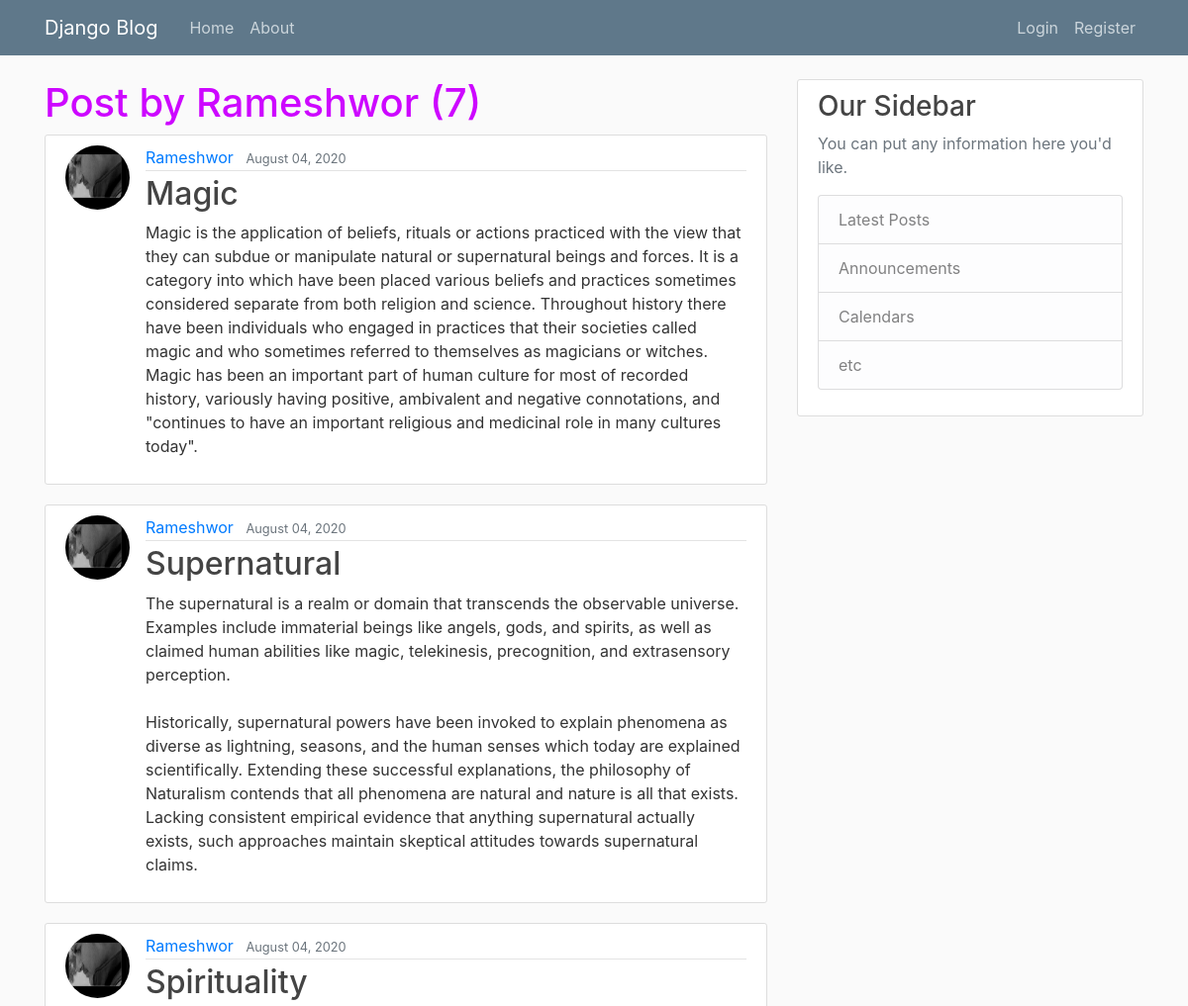
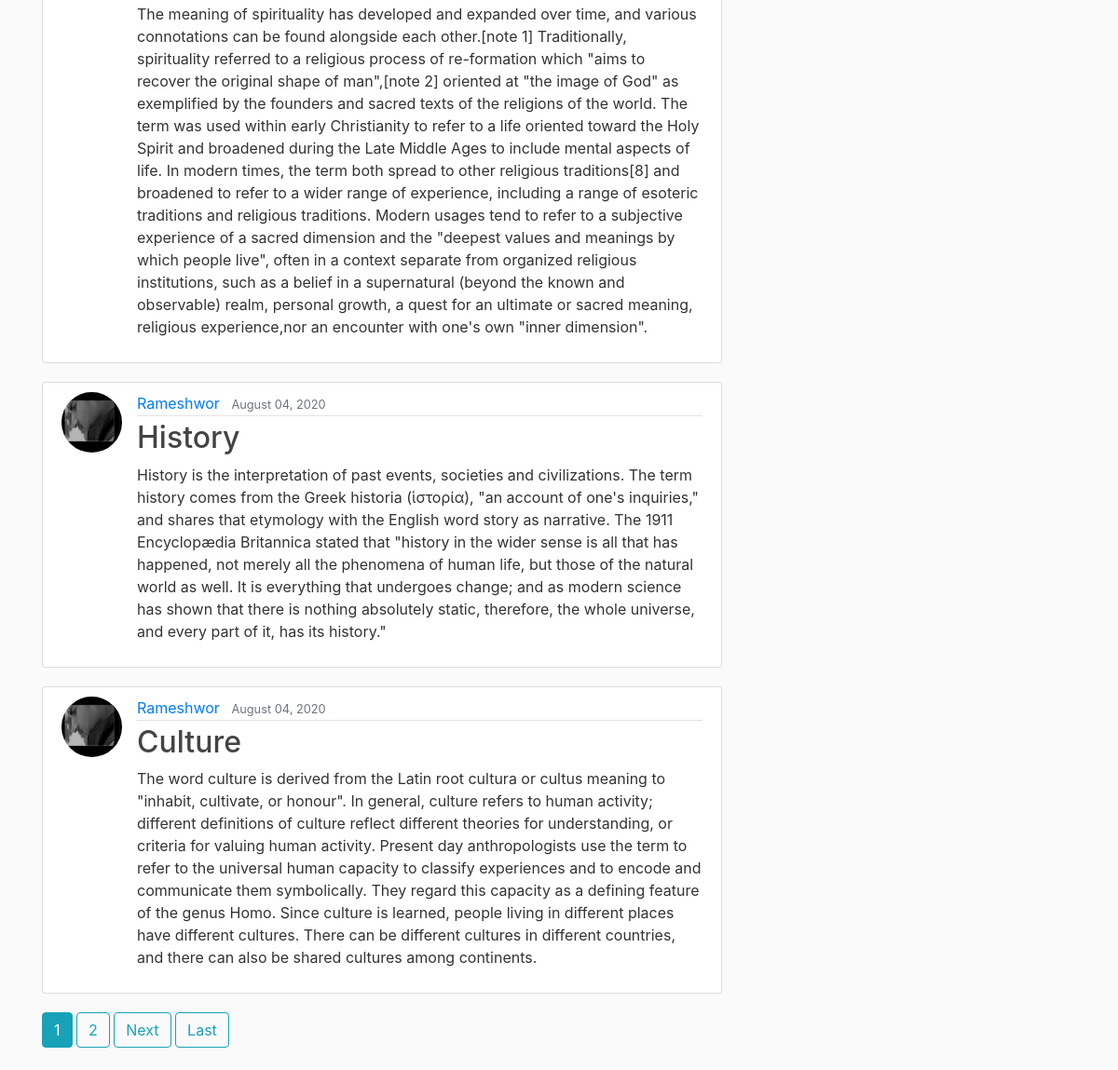
/user/Rameshwor, run on the app's committed database (2 pictures, top to bottom).
### blog/models.py (models this page shows, shortened)
class Post(models.Model):
    title = models.CharField(max_length=100)
    content = models.TextField()
    date = models.DateTimeField(default=timezone.now)
    author = models.ForeignKey(User, on_delete=models.CASCADE)

### users/models.py (models this page shows, shortened)
class Profile(models.Model):
    user = models.OneToOneField(User, on_delete=models.CASCADE)
    image = models.ImageField(default='default.jpg', upload_to='profile_pics')

### blog/views.py (the view)
# urls.py: path('user/<str:username>', UserPostListView.as_view(), name='user-posts'),
class UserPostListView(ListView):
    model = Post
    template_name = 'blog/user_posts.html'
    context_object_name = 'posts'
    paginate_by = 5
    def get_queryset(self):
        user=get_object_or_404(User,username=self.kwargs.get('username'))
        return Post.objects.filter(author=user).order_by('-date')

### blog/templates/blog/user_posts.html (shortened to what this page needs)
{% extends "blog/base.html" %}
{% block content %}
    <h1 style="color: rgb(205, 7, 255);">Post by {{ view.kwargs.username  }} ({{ page_obj.paginator.count }})</h1>
    {% for post in posts %}
    <article class="media content-section">
      <img class="rounded-circle article-img" src="{{ post.author.profile.image.url }}" alt="" srcset="">
        <div class="media-body">
          <div class="article-metadata">
            <a class="mr-2" href="{% url 'user-posts' post.author.username %}">{{ post.author }}</a>
            <small class="text-muted">{{ post.date|date:"F d, Y" }}</small>
          </div>
          <h2><a class="article-title" href="{% url 'post-detail' post.id  %}">{{ post.title }}</a></h2>
          <p class="article-content">{{ post.content }}</p>
        </div>
      </article>
    {%endfor%}
    {% if is_paginated %}
    {% for num in page_obj.paginator.page_range %}
      {% if page_obj.number == num %}
        <a class="btn btn-info mb-4" href="?page={{ num }}">{{ num }}</a>
      {% elif num > page_obj.number|add:'-3' and num < page_obj.number|add:'3' %}
        <a class="btn btn-outline-info mb-4" href="?page={{ num }}">{{ num }}</a>
      {% endif %}
    {% endfor %}
    {% if page_obj.has_next %}
      <a class="btn btn-outline-info mb-4" href="?page={{ page_obj.next_page_number }}">Next</a>
      <a class="btn btn-outline-info mb-4" href="?page={{ page_obj.paginator.num_pages }}">Last</a>
    {% endif %}
  {% endif %}
{% endblock content %}

### blog/static/blog/main.css (style rules this page uses)
body { background: #fafafa; color: #333333; margin-top: 5rem; }
h1, h2, h3, h4, h5, h6 { color: #444444; }
.content-section { background: #ffffff; padding: 10px 20px; border: 1px solid #dddddd; border-radius: 3px; margin-bottom: 20px; }
.article-title { color: #444444; }
.article-content { white-space: pre-line; }
.article-img { height: 65px; width: 65px; margin-right: 16px; }
.article-metadata { padding-bottom: 1px; margin-bottom: 4px; border-bottom: 1px solid #e3e3e3 }

### data on the page
Post: author.profile.image (picture), author "Rameshwor", date "August 04, 2020", title "Magic", content "Magic is the application of beliefs, rituals or actions practiced with the view that they can subdue or manipulate natural or supernatural beings and forces. It is a category into which have been placed various beliefs and practices sometimes considered separate from both religion and science. Throughout history there have been individuals who engaged in practices that their societies called magic and who sometimes referred to themselves as magicians or witches. Magic has been an important part of human culture for most of recorded history, variously having positive, ambivalent and negative connotations, and \"continues to have an important religious and medicinal role in many cultures…"
Post: author.profile.image (picture), author "Rameshwor", date "August 04, 2020", title "Supernatural", content "The supernatural is a realm or domain that transcends the observable universe. Examples include immaterial beings like angels, gods, and spirits, as well as claimed human abilities like magic, telekinesis, precognition, and extrasensory perception. Historically, supernatural powers have been invoked to explain phenomena as diverse as lightning, seasons, and the human senses which today are explained scientifically. Extending these successful explanations, the philosophy of Naturalism contends that all phenomena are natural and nature is all that exists. Lacking consistent empirical evidence that anything supernatural actually exists, such approaches maintain skeptical attitudes towards…"
Post: author.profile.image (picture), author "Rameshwor", date "August 04, 2020", title "Spirituality", content "The meaning of spirituality has developed and expanded over time, and various connotations can be found alongside each other.[note 1] Traditionally, spirituality referred to a religious process of re-formation which \"aims to recover the original shape of man\",[note 2] oriented at \"the image of God\" as exemplified by the founders and sacred texts of the religions of the world. The term was used within early Christianity to refer to a life oriented toward the Holy Spirit and broadened during the Late Middle Ages to include mental aspects of life. In modern times, the term both spread to other religious traditions[8] and broadened to refer to a wider range of experience, including a range of…"
Post: author.profile.image (picture), author "Rameshwor", date "August 04, 2020", title "History", content "History is the interpretation of past events, societies and civilizations. The term history comes from the Greek historia (ἱστορία), \"an account of one's inquiries,\" and shares that etymology with the English word story as narrative. The 1911 Encyclopædia Britannica stated that \"history in the wider sense is all that has happened, not merely all the phenomena of human life, but those of the natural world as well. It is everything that undergoes change; and as modern science has shown that there is nothing absolutely static, therefore, the whole universe, and every part of it, has its history.\""
Post: author.profile.image (picture), author "Rameshwor", date "August 04, 2020", title "Culture", content "The word culture is derived from the Latin root cultura or cultus meaning to \"inhabit, cultivate, or honour\". In general, culture refers to human activity; different definitions of culture reflect different theories for understanding, or criteria for valuing human activity. Present day anthropologists use the term to refer to the universal human capacity to classify experiences and to encode and communicate them symbolically. They regard this capacity as a defining feature of the genus Homo. Since culture is learned, people living in different places have different cultures. There can be different cultures in different countries, and there can also be shared cultures among continents."

### other printed values
{{ view.kwargs.username }} "Rameshwor"
{{ page_obj.paginator.count }} "7"
{{ num }} "1"
{{ num }} "2"
